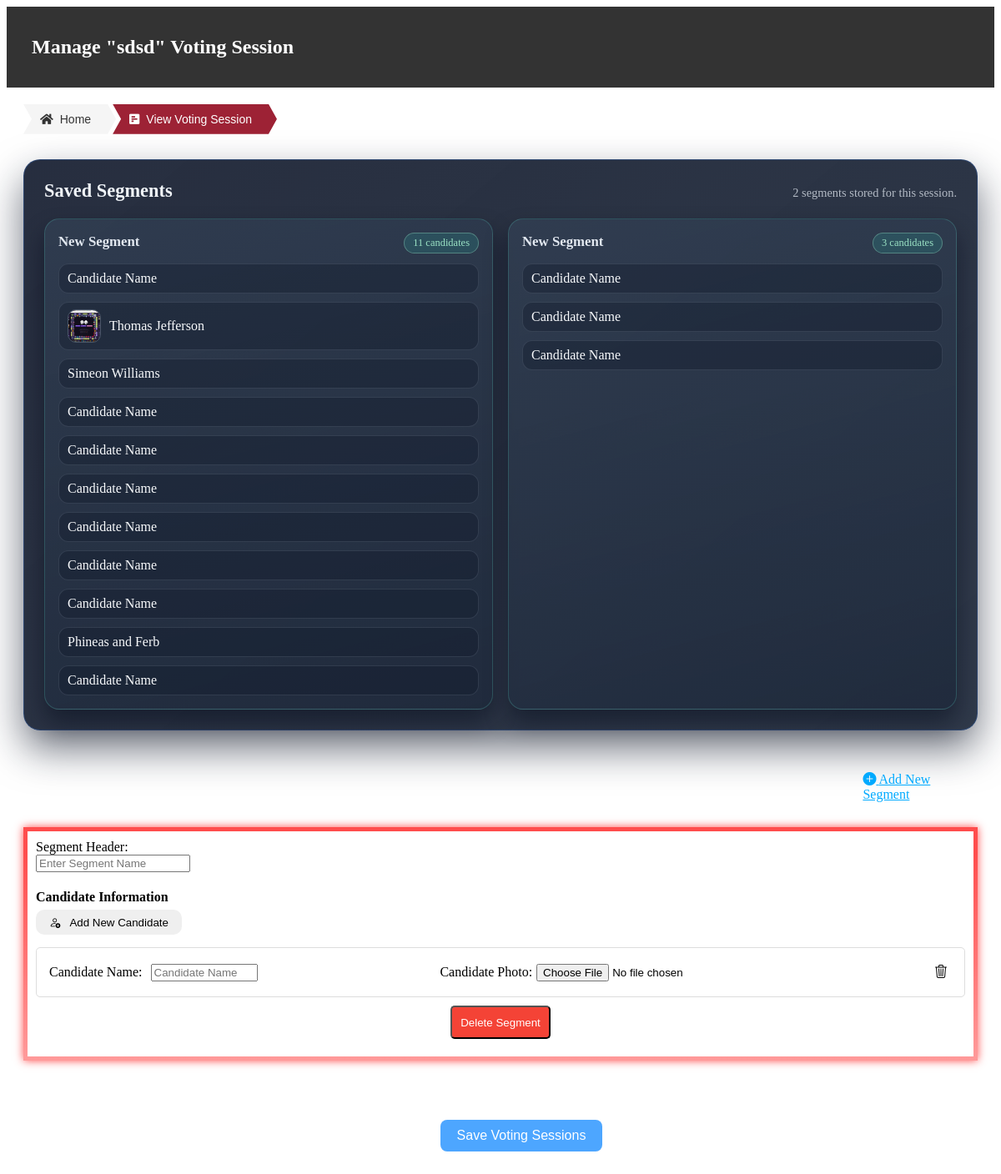
The page /add_segments/46/ (signed in) on the database its author committed.
### voters/models.py (models this page shows, shortened)
class VotingSession(models.Model):
    session_id = models.AutoField(primary_key=True)
    session_uuid = models.UUIDField(default=uuid.uuid4, unique=True, db_index=True)
    title = models.CharField(max_length=200)
    unique_url = models.URLField(unique=True, blank=True, null=True)
    is_active = models.BooleanField(default=False)
    admin = models.ForeignKey(User, on_delete=models.CASCADE)  # session creator/admin
    qr_code = models.ImageField(upload_to='qr_codes/', blank=True, null=True)
    created_at = models.DateTimeField(auto_now_add=True)
    updated_at = models.DateTimeField(auto_now=True)
    total_voters = models.IntegerField(default=0)
    current_voters = models.IntegerField(default=0)
    allow_self_registration = models.BooleanField(default=True)
    auto_approve_self_registration = models.BooleanField(default=False)
    def get_uuid(self):
        return str(self.session_uuid)

class VotingSegmentHeader(models.Model):
    session = models.ForeignKey(VotingSession, on_delete=models.CASCADE, related_name='segments')
    name = models.CharField(max_length=255)  # Name of the segment header, e.g., "President", "Treasurer"
    order = models.IntegerField(default=0)  # Field to store order
    class Meta:
        ordering = ['order']  # Ensures segments are returned in the specified order

class Candidate(models.Model):
    name = models.CharField(max_length=255)
    photo = models.ImageField(upload_to='candidate_photos/', blank=True, null=True)
    voting_session = models.ForeignKey(VotingSession, on_delete=models.CASCADE)
    segment_header = models.ForeignKey(VotingSegmentHeader, on_delete=models.CASCADE, related_name='candidates')
    total_votes = models.IntegerField(default=0)

### voters/views.py (the view, shortened to what this page needs)
# urls.py: path('add_segments/<int:session_id>/', voters_views.add_segments, name='add_segments'),
@login_required
def add_segments(request, session_id):
    session = get_object_or_404(VotingSession, session_id=session_id, admin=request.user)
    segments = (
        session.segments
        .prefetch_related('candidates')
        .order_by('order', 'id')
    )
    return render(request , 'voters/manage_session.html' , {
        'session' :  session,
        'segments': segments,
    })

### voters/templates/voters/manage_session.html (shortened to what this page needs)
<!DOCTYPE html>
<html lang="en">
<head>
    {% load static %}
    <link rel="stylesheet" href="https://cdnjs.cloudflare.com/ajax/libs/bootstrap-icons/1.10.0/font/bootstrap-icons.min.css">
    <link rel="stylesheet" href="https://cdnjs.cloudflare.com/ajax/libs/font-awesome/5.15.4/css/all.min.css">
</head>
<nav class="manage_session-navbar">
    <div class="manage_navbar-content">
        <h1 class="session-navbar_title">Manage "{{ session.title }}" Voting Session</h1>
    </div>
</nav>
<div class="breadcrumb">
    <div class="step">
      <a href="{% url 'list_voting_sessions' %}">
        <i class="fas fa-home"></i> Home
      </a>
    </div>
    <div class="step active">
      <a href="{% url 'active_voting_session' session.session_id %}">
        <i class="fas fa-poll-h"></i> View Voting Session
      </a>
    </div>
  </div>
<body>
    {% if segments %}
    <section class="saved-segments" aria-labelledby="saved-segments-title">
        <div class="saved-segments__header">
            <h2 id="saved-segments-title">Saved Segments</h2>
            <span class="saved-segments__count">
                {{ segments|length }} segment{{ segments|length|pluralize }}
                stored for this session.
            </span>
        </div>
        <div class="saved-segments__grid">
            {% for segment in segments %}
            {% with candidates=segment.candidates.all %}
            <article class="saved-segment-card">
                <header class="saved-segment-card__header">
                    <h3 class="saved-segment-card__title">{{ segment.name }}</h3>
                    <span class="saved-segment-card__meta">
                        {{ candidates|length }} candidate{{ candidates|length|pluralize }}
                    </span>
                </header>
                <ul class="saved-segment-card__list">
                    {% for candidate in candidates %}
                        <li class="saved-segment-card__candidate">
                            {% if candidate.photo %}
                                <img src="{{ candidate.photo.url }}" alt="{{ candidate.name }} thumbnail">
                            {% endif %}
                            <span>{{ candidate.name }}</span>
                        </li>
                    {% empty %}
                        <li class="saved-segment-card__empty">No candidates saved for this segment yet.</li>
                    {% endfor %}
                </ul>
            </article>
            {% endwith %}
            {% endfor %}
        </div>
    </section>
    {% endif %}
    <header onclick="addNewSegment()" class="manage_header">
        <i  class="bi bi-plus-circle-fill"></i> Add New Segment
    </header>
    <form class="manage_session_form" method="post" action="{% url 'add_segments' session.session_id %}" enctype="multipart/form-data">
        <div id="segmentsContainer">
            <div class="segment" id="segment-0">
                <label for="segments[0][header]">Segment Header:</label>
                <input type="text" name="segments[0][header]" placeholder="Enter Segment Name" required>
                <div id="candidates-0" class="candidates">
                    <h4>Candidate Information</h4>
                    <button class="addCandidate" type="button" onclick="addCandidate(0)">
                        <i class="bi bi-person-add"></i>
                        <span>Add New Candidate</span>
                    </button>
                    <div class="candidate">
                        <label>Candidate Name:</label>
                        <input type="text" name="segments[0][candidates][0][name]" placeholder="Candidate Name" required>
                        <div class="candidate-photo">
                            <label>Candidate Photo:</label>
                            <input type="file" name="segments[0][candidates][0][photo]" accept="image/*" required onchange="previewImage(this)">
                        </div>
                        <i onclick="deleteCandidate(this)" class="bi bi-trash3"></i>
                    </div>
                </div>
                <div class="buttons-container">
                    <button type="button" onclick="deleteSegment(this)">Delete Segment</button>
                </div>
            </div>
        </div>
        <br><br>
        <div class="save_button-container">
            <button class="save_voting_session" type="submit">Save Voting Sessions</button>
        </div>
    </form>
</body>
</html>

### rows shown on the page
VotingSession: title "sdsd"
VotingSegmentHeader: name "New Segment", candidates.all|length "11"
Candidate: name "Candidate Name"
Candidate: photo (picture), name "Thomas Jefferson"
Candidate: name "Simeon Williams"
Candidate: name "Candidate Name"
Candidate: name "Candidate Name"
Candidate: name "Candidate Name"
Candidate: name "Candidate Name"
Candidate: name "Candidate Name"
Candidate: name "Candidate Name"
Candidate: name "Phineas and Ferb"
Candidate: name "Candidate Name"
VotingSegmentHeader: name "New Segment", candidates.all|length "3"
Candidate: name "Candidate Name"
Candidate: name "Candidate Name"
Candidate: name "Candidate Name"

### other values the page prints
{{ segments|length }} "2"
